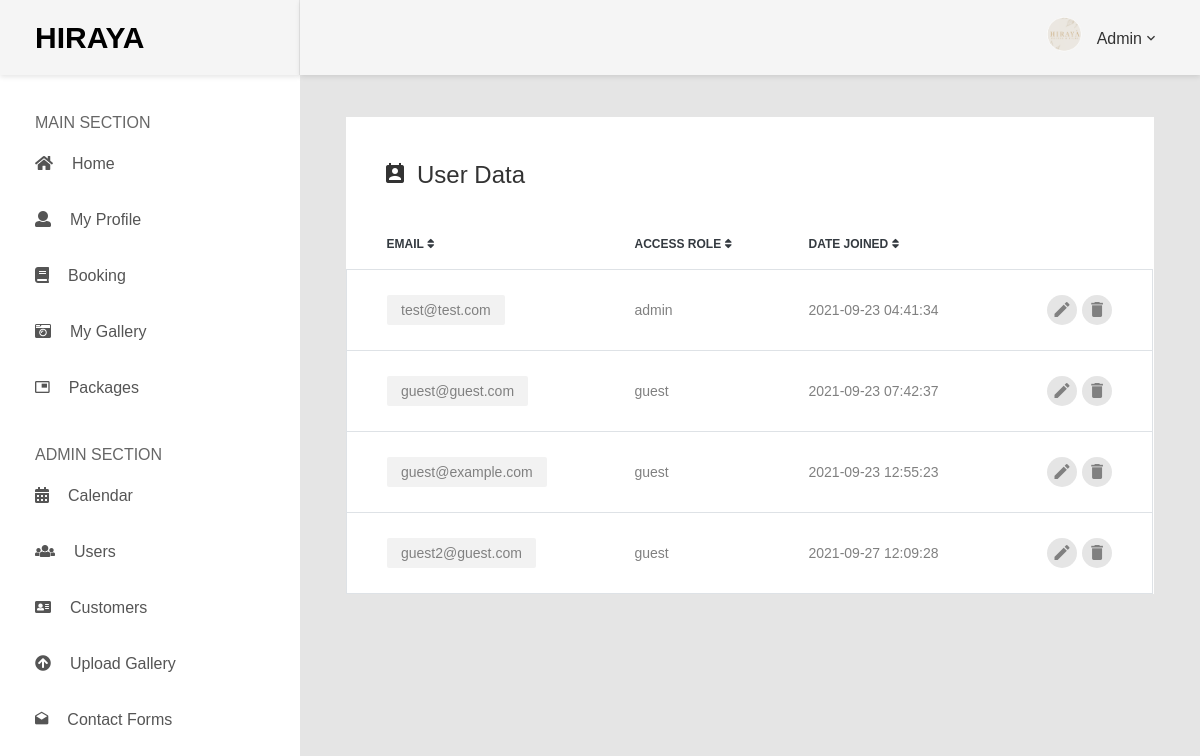
/users.php (signed in), run on the app's committed database.
### tables this page shows
CREATE TABLE `users` (
  `user_id` int(11) NOT NULL,
  `email` varchar(100) NOT NULL,
  `password` varchar(100) NOT NULL,
  `accessRole` varchar(30) NOT NULL DEFAULT 'guest',
  `date_created` timestamp NOT NULL DEFAULT current_timestamp(),
  `date_updated` timestamp NOT NULL DEFAULT current_timestamp() ON UPDATE current_timestamp()
);

### users.php (the view, shortened to what this page needs)
<?php
    require('server.php');
    $sort = "ASC";
    $column = "user_id";
    $query = "SELECT * FROM users ORDER BY $column $sort";
    $sqlUsers = mysqli_query($connection, $query);
?>
<!DOCTYPE html>
<html lang="en">
<head>
    <link href="css/font-face.css" rel="stylesheet" media="all">
    <link href="dashboardassets/vendor/" rel="stylesheet" media="all">
    <link href="dashboardassets/vendor/font-awesome-5/css/fontawesome-all.min.css" rel="stylesheet" media="all">
    <link href="dashboardassets/vendor/mdi-font/css/material-design-iconic-font.min.css" rel="stylesheet" media="all">
    <link href="dashboardassets/vendor/bootstrap-4.1/bootstrap.min.css" rel="stylesheet" media="all">
    <link href="dashboardassets/vendor/animsition/animsition.min.css" rel="stylesheet" media="all">
    <link href="dashboardassets/vendor/bootstrap-progressbar/bootstrap-progressbar-3.3.4.min.css" rel="stylesheet" media="all">
    <link href="dashboardassets/vendor/wow/animate.css" rel="stylesheet" media="all">
    <link href="dashboardassets/vendor/css-hamburgers/hamburgers.min.css" rel="stylesheet" media="all">
    <link href="dashboardassets/vendor/slick/slick.css" rel="stylesheet" media="all">
    <link href="dashboardassets/vendor/select2/select2.min.css" rel="stylesheet" media="all">
    <link href="dashboardassets/vendor/perfect-scrollbar/perfect-scrollbar.css" rel="stylesheet" media="all">
    <link href="dashboardassets/css/theme.css" rel="stylesheet" media="all">
</head>
<body>
    <div class="page-wrapper">
        <?php include '_sidebar.php'; ?>
        <div class="page-container">
        <?php include '_headerDesktop.php'; ?>
        <div class="main-content">
            <div class="section__content section__content--p30">
                <div class="container-fluid">
                    <div class="row">
                        <div class="col-md-12">
                            <div class="user-data table-responsive table-responsive-data2">
                                <h3 class="title-3 m-b-30">
                                            <i class="zmdi zmdi-account-calendar"></i>user data</h3>
                                <table class="table table-data2">
                                    <thead>
                                        <tr>
                                            <th><a class="text-dark" href="?column=email&sort=<?php echo $sort ?>"> Email <i class="fas fa-sort"></i></a></th>
                                            <th><a class="text-dark" href="?column=accessRole&sort=<?php echo $sort ?>"> Access Role <i class="fas fa-sort"></i></a></th>
                                            <th><a class="text-dark" href="?column=accessRole&sort=<?php echo $sort ?>"> Date Joined <i class="fas fa-sort"></i></a></th>
                                        </tr>
                                    </thead>
                                    <tbody>
                                        <?php while($row = mysqli_fetch_array($sqlUsers)) { ?>
                                        <tr class="border">
                                            <td>
                                                <span class="block-email"> <?php echo $row['email']; ?> </span>
                                            </td>
                                            <td class=""> <?php echo $row['accessRole']; ?> </td>
                                            <td class=""> <?php echo $row['date_created']; ?> </td>
                                            <td>
                                                <div class="table-data-feature">
                                                    <form class="pe-3" action=" user-update.php" method="POST">
                                                        <button name="edit" class="item" data-toggle="tooltip" data-placement="top" title="Edit">
                                                            <i class="zmdi zmdi-edit"></i>
                                                        </button>
                                                    </form>
                                                    <form class="pe-3" action="users.php" method="POST">
                                                        <button name="delete" class="item" data-toggle="tooltip" data-placement="top" title="Delete" onclick="return (confirm('Are you sure you want to delete?'));">
                                                            <i class="zmdi zmdi-delete"></i>
                                                        </button>
                                                    </form>
                                                </div>
                                            </td>
                                        </tr>
                                        <?php } ?>
                                    </tbody>
                                </table>
                            </div>
                        </div>
                    </div>
                </div>
            </div>
        </div>
        </div>
    </div>
</body>
</html>

### data on the page
users: email "test@test.com", accessRole "admin", date_created "2021-09-23 04:41:34"
users: email "guest@guest.com", accessRole "guest", date_created "2021-09-23 07:42:37"
users: email "guest@example.com", accessRole "guest", date_created "2021-09-23 12:55:23"
users: email "guest2@guest.com", accessRole "guest", date_created "2021-09-27 12:09:28"

### other printed values
$_SESSION['accessRole'] "Admin"
